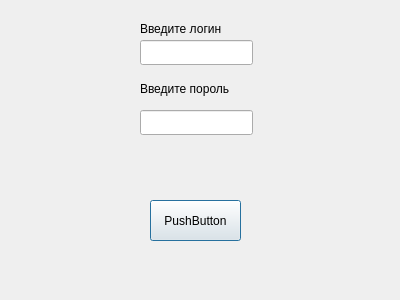
<?xml version="1.0" encoding="UTF-8"?>
<ui version="4.0">
 <class>Dialog</class>
 <widget class="QDialog" name="Dialog">
  <property name="geometry">
   <rect>
    <x>0</x>
    <y>0</y>
    <width>400</width>
    <height>300</height>
   </rect>
  </property>
  <property name="windowTitle">
   <string>Dialog</string>
  </property>
  <widget class="QPushButton" name="btn_dignin">
   <property name="geometry">
    <rect>
     <x>150</x>
     <y>200</y>
     <width>91</width>
     <height>41</height>
    </rect>
   </property>
   <property name="text">
    <string>PushButton</string>
   </property>
  </widget>
  <widget class="QLineEdit" name="ln_login">
   <property name="geometry">
    <rect>
     <x>140</x>
     <y>40</y>
     <width>113</width>
     <height>25</height>
    </rect>
   </property>
  </widget>
  <widget class="QLabel" name="label">
   <property name="geometry">
    <rect>
     <x>140</x>
     <y>20</y>
     <width>131</width>
     <height>17</height>
    </rect>
   </property>
   <property name="text">
    <string>Введите логин</string>
   </property>
  </widget>
  <widget class="QLineEdit" name="ln_pass">
   <property name="geometry">
    <rect>
     <x>140</x>
     <y>110</y>
     <width>113</width>
     <height>25</height>
    </rect>
   </property>
   <property name="echoMode">
    <enum>QLineEdit::Password</enum>
   </property>
  </widget>
  <widget class="QLabel" name="label_2">
   <property name="geometry">
    <rect>
     <x>140</x>
     <y>80</y>
     <width>121</width>
     <height>17</height>
    </rect>
   </property>
   <property name="text">
    <string>Введите пороль</string>
   </property>
  </widget>
 </widget>
 <resources/>
 <connections/>
</ui>
